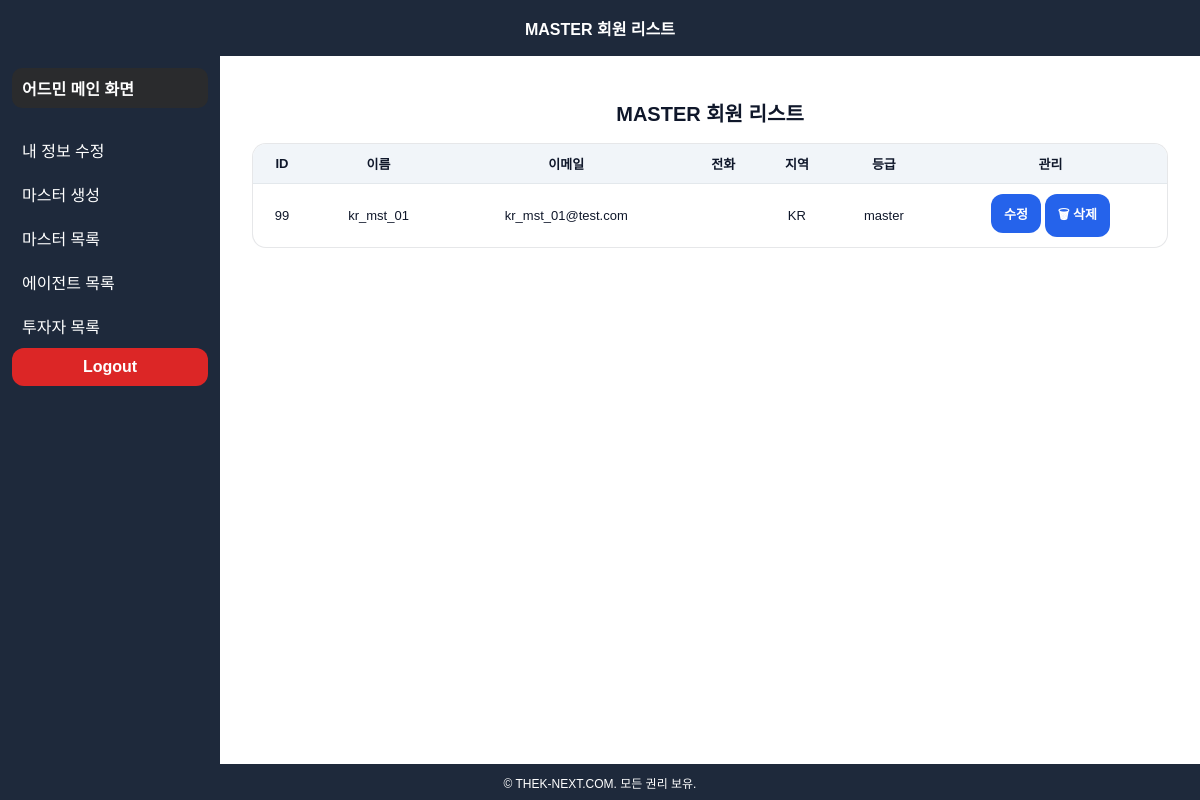
Page /a_master_list.php (signed in) on the committed database.
### tables this page shows
CREATE TABLE `users` (
  `id` int NOT NULL,
  `name` varchar(20) DEFAULT NULL,
  `username` varchar(50) NOT NULL,
  `email` varchar(100) NOT NULL,
  `country` varchar(100) DEFAULT NULL,
  `role` varchar(50) NOT NULL,
  `password_hash` varchar(255) NOT NULL,
  `created_at` timestamp NULL DEFAULT CURRENT_TIMESTAMP,
  `last_login` timestamp NULL DEFAULT NULL,
  `phone` varchar(20) DEFAULT NULL,
  `referral_code` varchar(50) NOT NULL,
  `referrer_id` int DEFAULT NULL COMMENT '추천인 사용자 ID',
  `sponsor_id` int DEFAULT NULL
);

### a_master_list.php (called while the page is built, shortened)
<?php
include 'db_connect.php';
$login_user_id = (int)$_SESSION['user_id'];
$ids = [];
$queue = [$login_user_id];
while (!empty($queue)) {
    $current = array_shift($queue);
    $q = mysqli_query($conn, "SELECT id FROM users WHERE sponsor_id=" . (int)$current);
    while ($r = mysqli_fetch_assoc($q)) {
        $cid = (int)$r['id'];
        if (!isset($ids[$cid])) {
            $ids[$cid] = true;
            $queue[] = $cid;
        }
    }
}
$downline_ids = array_keys($ids);
if (count($downline_ids) === 0) {
    $sql = "SELECT id, username, email, role, phone, country FROM users WHERE 1=0";
} else {
    $in = implode(',', array_map('intval', $downline_ids));
    $sql = "
        SELECT id, username, email, role, phone, country
        FROM users
        WHERE role='master'
          AND id IN ($in)
        ORDER BY id DESC
    ";
}
$result = mysqli_query($conn, $sql);
if ($_SERVER["REQUEST_METHOD"] === "GET") {
    include "layout.php";
}

### a_master_list_content.php (the view)
<h2 style="text-align:center;">MASTER 회원 리스트</h2>
<div class="chart-box" style="max-width:1000px; margin:auto;">
<table>
    <thead>
        <tr>
            <th>ID</th>
            <th>이름</th>
            <th>이메일</th>
            <th>전화</th>
            <th>지역</th>
            <th>등급</th>
            <th>관리</th>
        </tr>
    </thead>
<tbody>
    <?php if (mysqli_num_rows($result) > 0): ?>
        <?php while($row = mysqli_fetch_assoc($result)): ?>
            <tr>
                <td><?= $row['id'] ?></td>
                <td><?= $row['username'] ?></td>
                <td><?= $row['email'] ?></td>
                <td><?= $row['phone'] ?></td>
                <td><?= $row['country'] ?></td>
                <td><?= $row['role'] ?></td>
                <td>
                    <a class="btn edit"
                       href="create_master.php?id=<?= $row['id'] ?>&redirect=a_master_list.php">
                       수정
                    </a>
                    <a class="btn delete"
                       href="delete_member.php?id=<?= $row['id'] ?>&return=<?= urlencode($_SERVER['REQUEST_URI']) ?>"
                       onclick="return confirm('정말 삭제하시겠습니까?');">
                       🗑 삭제
                    </a>
                </td>
            </tr>
        <?php endwhile; ?>
    <?php else: ?>
        <tr><td colspan="7">MASTER 회원이 없습니다.</td></tr>
    <?php endif; ?>
</tbody>
</table>
</div>

### css/base.css (style rules this page uses)
* { box-sizing:border-box; }
html,body { height:100%; }
body { margin:0;font-family:Arial,sans-serif;background:#f4f4f4;color:#0f172a; }
:root { --header-h:56px;--footer-h:36px;--sidebar-w:220px; --bg:#1e293b;--bg2:#2a2b2d; --card:#ffffff;--muted:#64748b;--border:rgba(15,23,42,0.10); --primary:#2563eb;--danger:#dc2626;--success:#0f766e; }
a { color:inherit; }

### css/layout.css (style rules this page uses)
body { padding-top:var(--header-h);padding-bottom:var(--footer-h); }

### css/components.css (style rules this page uses)
.btn,.button,button { font:inherit; }
.btn,.button { display:inline-flex;align-items:center;justify-content:center;gap:6px;padding:9px 12px;border-radius:12px;border:1px solid transparent;text-decoration:none;font-weight:900;cursor:pointer;user-select:none; }
.btn { background:var(--primary);color:#fff; }

### css/tables.css (style rules this page uses)
table { width:100%;border-collapse:separate;border-spacing:0;background:#fff;border:1px solid var(--border);border-radius:14px;overflow:hidden;margin:12px 0 20px; }
th,td { padding:10px 10px;border-bottom:1px solid rgba(15,23,42,0.06);font-size:13px;text-align:center;white-space:nowrap; }
th { background:#f1f5f9;font-weight:900; }
tr:last-child td { border-bottom:none; }

### css/pages/gm_list.css (style rules this page uses)
.content-area h2 { font-size:20px;font-weight:900;margin:10px 0 16px;text-align:center; }

### rows in the picture
users: id "99", username "kr_mst_01", email "kr_mst_01@test.com", country "KR", role "master"

### other values in the picture
$page_title "MASTER 회원 리스트"
